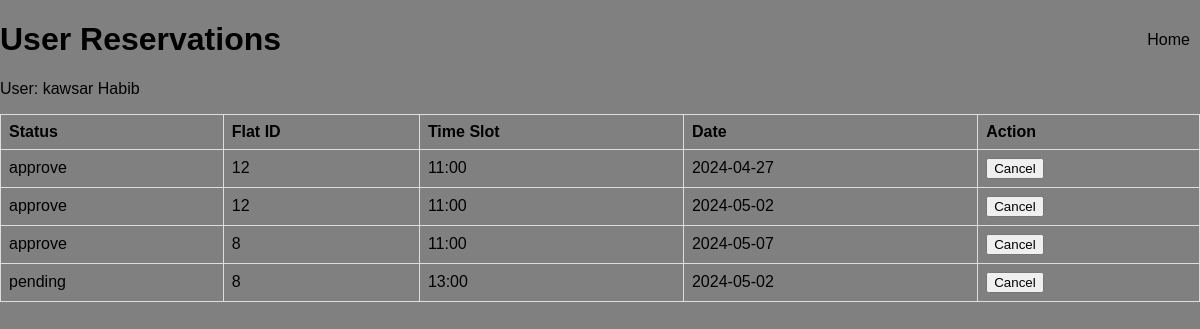
Screenshot of /reservationstatus.php with the database file from the repository.
### tables this page shows
CREATE TABLE `user` (
  `id` int(11) NOT NULL,
  `name` varchar(200) NOT NULL,
  `email` varchar(200) NOT NULL,
  `password_hash` varchar(200) NOT NULL
);

CREATE TABLE `reservation` (
  `rvid` int(11) NOT NULL,
  `name` text DEFAULT NULL,
  `Flatid` int(11) DEFAULT NULL,
  `date` date DEFAULT NULL,
  `timeslot` text DEFAULT NULL,
  `status` varchar(50) DEFAULT 'pending'
);

### reservationstatus.php (the view, shortened to what this page needs)
<?php
$servername = "localhost";
$username = "root";
$password = "";
$database = "db";
$mysqli = new mysqli($servername, $username, $password, $database);
$emailQuery = "SELECT email FROM userinfo ORDER BY id DESC LIMIT 1";
$result = $mysqli->query($emailQuery);
if ($result) {
    $row = $result->fetch_assoc();
    $latestEmail = $row['email'];
    $userDataQuery = "SELECT * FROM user WHERE email = '$latestEmail'";
    $userDataResult = $mysqli->query($userDataQuery);
    if ($userDataResult && $userDataResult->num_rows > 0) {
        $user = $userDataResult->fetch_assoc();
        $name = $user['name'];
        $reservationQuery = "SELECT * FROM reservation WHERE name = '$name'";
        $reservationResult = $mysqli->query($reservationQuery);
        ?>
        <!DOCTYPE html>
        <html lang='en'>
        <head>
        </head>
        <body>
            <a class='home-button' href='loginhome.html'>Home</a>
            <h1>User Reservations</h1>
            <p>User: <?php echo $name; ?></p>
        <?php
        if ($reservationResult && $reservationResult->num_rows > 0) {
            echo "<table>
                    <tr>
                        <th>Status</th>
                        <th>Flat ID</th>
                        <th>Time Slot</th>
                        <th>Date</th>
                        <th>Action</th>
                    </tr>";
            while ($reservation = $reservationResult->fetch_assoc()) {
                $status = isset($reservation['status']) ? $reservation['status'] : 'N/A';
                $flatid = isset($reservation['Flatid']) ? $reservation['Flatid'] : 'N/A';
                $timeSlot = isset($reservation['timeslot']) ? $reservation['timeslot'] : 'N/A';
                $date = isset($reservation['date']) ? $reservation['date'] : 'N/A';
                $reservationID = isset($reservation['rvid']) ? $reservation['rvid'] : '';
                echo "<tr>
                        <td>$status</td>
                        <td>$flatid</td>
                        <td>$timeSlot</td>
                        <td>$date</td>
                        <td>
                            <form method='post'>
                                <input type='hidden' name='user_name' value='$name'>
                                <input type='hidden' name='reservation_id' value='$reservationID'>
                                <button type='submit' name='cancel_reservation'>Cancel</button>
                            </form>
                        </td>
                      </tr>";
            }
            echo "</table>";
        } else {
            echo "<p>No reservations found for user: $name</p>";
        }
        ?>
        </body>
        </html>
        <?php
    } else {
        echo "No user found with the latest email.";
    }
} else {
    echo "Error executing query: " . $mysqli->error;
}
?>

### reservationstatus.php (style rules this page uses)
body { background-color: Gray ; background-size: cover; background-repeat: no-repeat; font-family: Arial, sans-serif; margin: 0; padding: 0; position: relative; }
table { width: 100%; border-collapse: collapse; }
th, td { border: 1px solid #dddddd; text-align: left; padding: 8px; }
.home-button { position: absolute; top: 10px; right: 10px; color: black; text-decoration: none; }

### rows the page displays
user: name "kawsar Habib"
reservation: status "approve", Flatid "12", timeslot "11:00", date "2024-04-27"
reservation: status "approve", Flatid "12", timeslot "11:00", date "2024-05-02"
reservation: status "approve", Flatid "8", timeslot "11:00", date "2024-05-07"
reservation: status "pending", Flatid "8", timeslot "13:00", date "2024-05-02"
